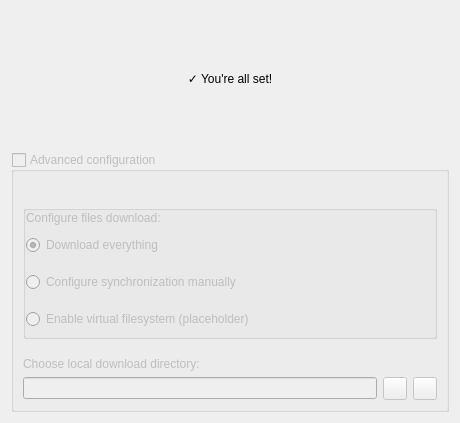
<?xml version="1.0" encoding="UTF-8"?>
<ui version="4.0">
 <class>AccountConfiguredPage</class>
 <widget class="QWidget" name="AccountConfiguredPage">
  <property name="geometry">
   <rect>
    <x>0</x>
    <y>0</y>
    <width>460</width>
    <height>423</height>
   </rect>
  </property>
  <layout class="QVBoxLayout" name="verticalLayout">
   <item>
    <spacer name="verticalSpacer">
     <property name="orientation">
      <enum>Qt::Orientation::Vertical</enum>
     </property>
     <property name="sizeType">
      <enum>QSizePolicy::Policy::MinimumExpanding</enum>
     </property>
     <property name="sizeHint" stdset="0">
      <size>
       <width>20</width>
       <height>20</height>
      </size>
     </property>
    </spacer>
   </item>
   <item>
    <widget class="QLabel" name="youreAllSetLabel">
     <property name="text">
      <string>✓ You're all set!</string>
     </property>
     <property name="alignment">
      <set>Qt::AlignmentFlag::AlignCenter</set>
     </property>
    </widget>
   </item>
   <item>
    <spacer name="verticalSpacer_2">
     <property name="orientation">
      <enum>Qt::Orientation::Vertical</enum>
     </property>
     <property name="sizeType">
      <enum>QSizePolicy::Policy::MinimumExpanding</enum>
     </property>
     <property name="sizeHint" stdset="0">
      <size>
       <width>20</width>
       <height>20</height>
      </size>
     </property>
    </spacer>
   </item>
   <item>
    <widget class="QGroupBox" name="advancedConfigGroupBox">
     <property name="enabled">
      <bool>false</bool>
     </property>
     <property name="sizePolicy">
      <sizepolicy hsizetype="Preferred" vsizetype="Maximum">
       <horstretch>0</horstretch>
       <verstretch>0</verstretch>
      </sizepolicy>
     </property>
     <property name="title">
      <string>Advanced configuration</string>
     </property>
     <property name="flat">
      <bool>false</bool>
     </property>
     <property name="checkable">
      <bool>true</bool>
     </property>
     <property name="checked">
      <bool>false</bool>
     </property>
     <layout class="QHBoxLayout" name="horizontalLayout">
      <property name="spacing">
       <number>60</number>
      </property>
      <property name="leftMargin">
       <number>0</number>
      </property>
      <property name="topMargin">
       <number>24</number>
      </property>
      <property name="rightMargin">
       <number>0</number>
      </property>
      <property name="bottomMargin">
       <number>0</number>
      </property>
      <item>
       <widget class="QWidget" name="advancedConfigGroupBoxContentWidget" native="true">
        <property name="enabled">
         <bool>false</bool>
        </property>
        <layout class="QVBoxLayout" name="verticalLayout_4">
         <property name="spacing">
          <number>18</number>
         </property>
         <property name="leftMargin">
          <number>9</number>
         </property>
         <property name="topMargin">
          <number>9</number>
         </property>
         <property name="rightMargin">
          <number>9</number>
         </property>
         <property name="bottomMargin">
          <number>9</number>
         </property>
         <item>
          <widget class="QGroupBox" name="syncModeGroupBox">
           <property name="enabled">
            <bool>false</bool>
           </property>
           <property name="title">
            <string/>
           </property>
           <property name="flat">
            <bool>true</bool>
           </property>
           <layout class="QVBoxLayout" name="syncModeGroupBoxLayout">
            <property name="spacing">
             <number>3</number>
            </property>
            <property name="leftMargin">
             <number>0</number>
            </property>
            <property name="topMargin">
             <number>0</number>
            </property>
            <property name="rightMargin">
             <number>0</number>
            </property>
            <property name="bottomMargin">
             <number>0</number>
            </property>
            <item>
             <widget class="QLabel" name="label">
              <property name="text">
               <string>Configure files download:</string>
              </property>
             </widget>
            </item>
            <item>
             <widget class="CRadioButton" name="syncEverythingRadioButton">
              <property name="enabled">
               <bool>false</bool>
              </property>
              <property name="minimumSize">
               <size>
                <width>0</width>
                <height>34</height>
               </size>
              </property>
              <property name="maximumSize">
               <size>
                <width>16777215</width>
                <height>34</height>
               </size>
              </property>
              <property name="text">
               <string>Download everything</string>
              </property>
              <property name="checked">
               <bool>true</bool>
              </property>
             </widget>
            </item>
            <item>
             <widget class="CRadioButton" name="configureSyncManuallyRadioButton">
              <property name="minimumSize">
               <size>
                <width>0</width>
                <height>34</height>
               </size>
              </property>
              <property name="maximumSize">
               <size>
                <width>16777215</width>
                <height>34</height>
               </size>
              </property>
              <property name="toolTip">
               <string>After completing this wizard, you can set up folder synchronization manually.</string>
              </property>
              <property name="text">
               <string>Configure synchronization manually</string>
              </property>
             </widget>
            </item>
            <item>
             <widget class="CRadioButton" name="useVfsRadioButton">
              <property name="minimumSize">
               <size>
                <width>0</width>
                <height>34</height>
               </size>
              </property>
              <property name="maximumSize">
               <size>
                <width>16777215</width>
                <height>34</height>
               </size>
              </property>
              <property name="text">
               <string notr="true">Enable virtual filesystem (placeholder)</string>
              </property>
             </widget>
            </item>
           </layout>
          </widget>
         </item>
         <item>
          <widget class="QGroupBox" name="localDirectoryGroupBox">
           <property name="sizePolicy">
            <sizepolicy hsizetype="Preferred" vsizetype="Minimum">
             <horstretch>0</horstretch>
             <verstretch>0</verstretch>
            </sizepolicy>
           </property>
           <property name="styleSheet">
            <string notr="true">QGroupBox {border:0;}</string>
           </property>
           <property name="title">
            <string notr="true"/>
           </property>
           <property name="flat">
            <bool>true</bool>
           </property>
           <layout class="QVBoxLayout" name="verticalLayout_2">
            <property name="leftMargin">
             <number>0</number>
            </property>
            <property name="topMargin">
             <number>0</number>
            </property>
            <property name="rightMargin">
             <number>0</number>
            </property>
            <property name="bottomMargin">
             <number>0</number>
            </property>
            <item>
             <widget class="QLabel" name="chooseLocalDownloadDirectoryLabel">
              <property name="text">
               <string>Choose local download directory:</string>
              </property>
             </widget>
            </item>
            <item>
             <layout class="QHBoxLayout" name="horizontalLayout_3">
              <item>
               <widget class="QLineEdit" name="localDirectoryLineEdit"/>
              </item>
              <item>
               <widget class="QToolButton" name="chooseLocalDirectoryButton">
                <property name="cursor">
                 <cursorShape>PointingHandCursor</cursorShape>
                </property>
                <property name="text">
                 <string notr="true"/>
                </property>
                <property name="icon">
                 <iconset resource="../../../resources/client.qrc">
                  <normaloff>:/client/resources/light/more.svg</normaloff>:/client/resources/light/more.svg</iconset>
                </property>
               </widget>
              </item>
              <item>
               <widget class="QToolButton" name="resetLocalDirectoryButton">
                <property name="cursor">
                 <cursorShape>PointingHandCursor</cursorShape>
                </property>
                <property name="toolTip">
                 <string>Restore default value</string>
                </property>
                <property name="text">
                 <string/>
                </property>
                <property name="icon">
                 <iconset resource="../../../resources/client.qrc">
                  <normaloff>:/client/resources/light/undo.svg</normaloff>:/client/resources/light/undo.svg</iconset>
                </property>
               </widget>
              </item>
             </layout>
            </item>
           </layout>
          </widget>
         </item>
        </layout>
       </widget>
      </item>
     </layout>
    </widget>
   </item>
  </layout>
 </widget>
 <customwidgets>
  <customwidget>
   <class>CRadioButton</class>
   <extends>QRadioButton</extends>
   <header>gui/customui/cradiobutton.h</header>
  </customwidget>
 </customwidgets>
 <resources>
  <include location="../../../resources/client.qrc"/>
 </resources>
 <connections/>
</ui>
